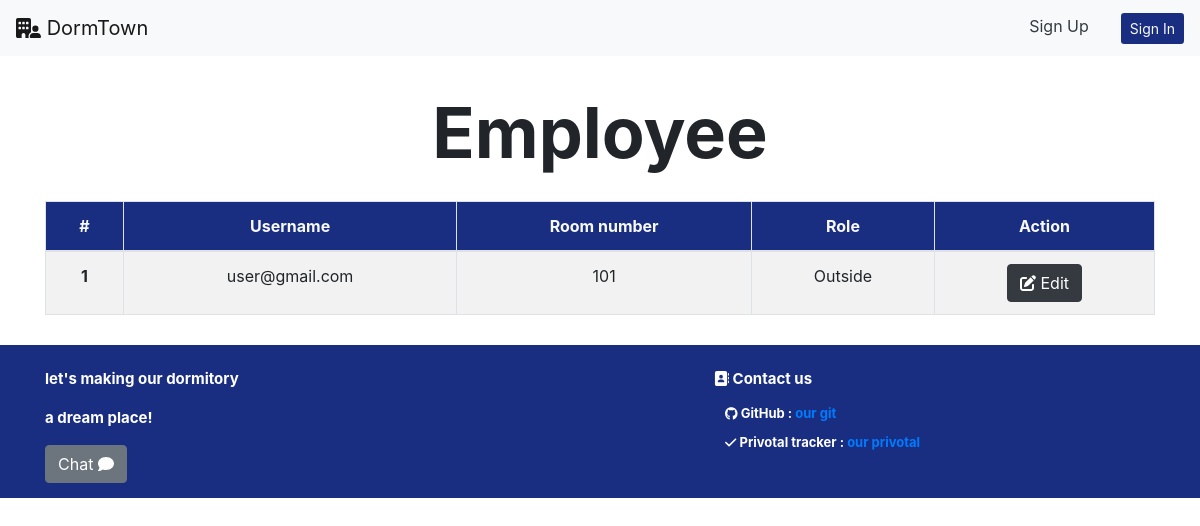
Before: /manager/occupant_list with the older database file.
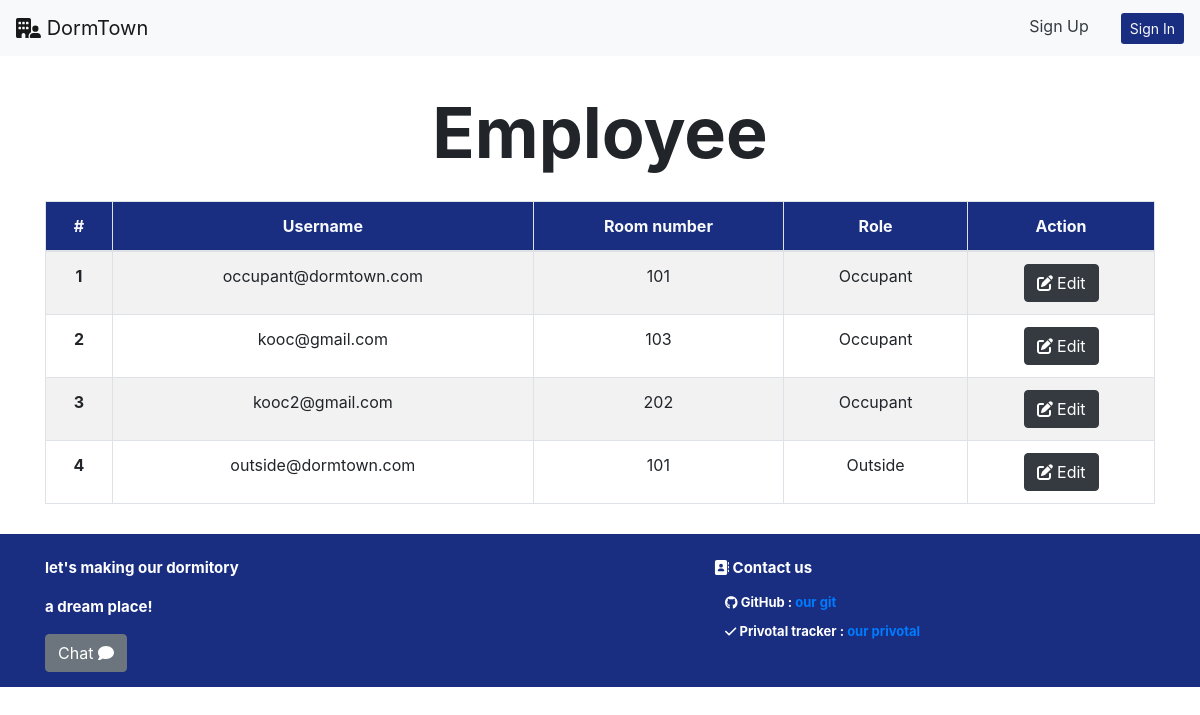
After: the same page with the newer database file.
### occupant/models.py (models this page shows, shortened)
class UserInfo(models.Model):
    user_id = models.ForeignKey(
        User, on_delete=models.CASCADE, related_name="user_id")
    role_id = models.ForeignKey(
        Role, on_delete=models.CASCADE, related_name="role_id")
    room_id = models.ForeignKey(
        Room, on_delete=models.CASCADE, related_name="room_id", null=True)
    phone_number = models.CharField(max_length=10)
    address = models.CharField(max_length=100)
    street = models.CharField(max_length=50)
    state = models.CharField(max_length=50)
    city = models.CharField(max_length=50)
    country = models.CharField(max_length=20)
    zip_code = models.CharField(max_length=10)

class Room(models.Model):
    room_number = models.CharField(max_length=3)
    room_type = models.ForeignKey(
        RoomType, on_delete=models.CASCADE, related_name="room_type")
    status = models.BooleanField()

class Role(models.Model):
    role_name = models.CharField(max_length=20)

### manager/views.py (the view)
# urls.py: path("occupant_list", views.occupant_list, name="occupant_list"),
def occupant_list(req):
    try:
        user_info = UserInfo.objects.filter(Q(role_id=4) | Q(role_id = 5))
    except:
        pass
    return render(req, "manager/employee_list.html", {"user_info": user_info})

### manager/templates/manager/employee_list.html (shortened to what this page needs)
{% extends 'manager/layout.html' %} {% block body %}
<section class="about-header-section">
    <div class="text-center mt-4">
        <p id='about_us' class="header">Employee</p>
    </div>
  {% load static %}
    <div class="container">
        <table class="table table-bordered text-center table-striped">
            <thead class="text-light" style="background-color: #192e80;">
                <tr>
                    <th scope="col">#</th>
                    <th scope="col">Username</th>
                    <th scope="col">Room number</th>
                    <th scope="col">Role</th>
                    <th scope="col">Action</th>
                </tr>
            </thead>
            <tbody>
                {% for user in user_info %}
                <tr>
                    <th scope="row">{{forloop.counter}}</th>
                    <td>{{user.user_id}}</td>
                    <td>{{user.room_id.room_number}}</td>
                    <td>{{user.role_id.role_name}}</td>
                    <td colspan="2">
                        <a class="btn btn-dark text-white" href="{% url 'manager:edit_profile' user.user_id.id %}"><i class="fa-solid fa-pen-to-square"></i> Edit</a>
                    </td>
                </tr>
                {% empty %}
                    <tr>
                        <td colspan="5"><i>No Data</i></td>
                    </tr>
                {% endfor %}
            </tbody>
        </table>
    </div>
{% endblock %}

Changed rows visible on the page:
removed UserInfo: user_id "user@gmail.com", room_id.room_number "101", role_id.role_name "Outside"
added UserInfo: user_id "occupant@dormtown.com", room_id.room_number "101", role_id.role_name "Occupant"
now on this page (row edited): UserInfo: user_id "kooc@gmail.com", room_id.room_number "103", role_id.role_name "Occupant"
added UserInfo: user_id "kooc2@gmail.com", room_id.room_number "202", role_id.role_name "Occupant"
added UserInfo: user_id "outside@dormtown.com", room_id.room_number "101", role_id.role_name "Outside"
